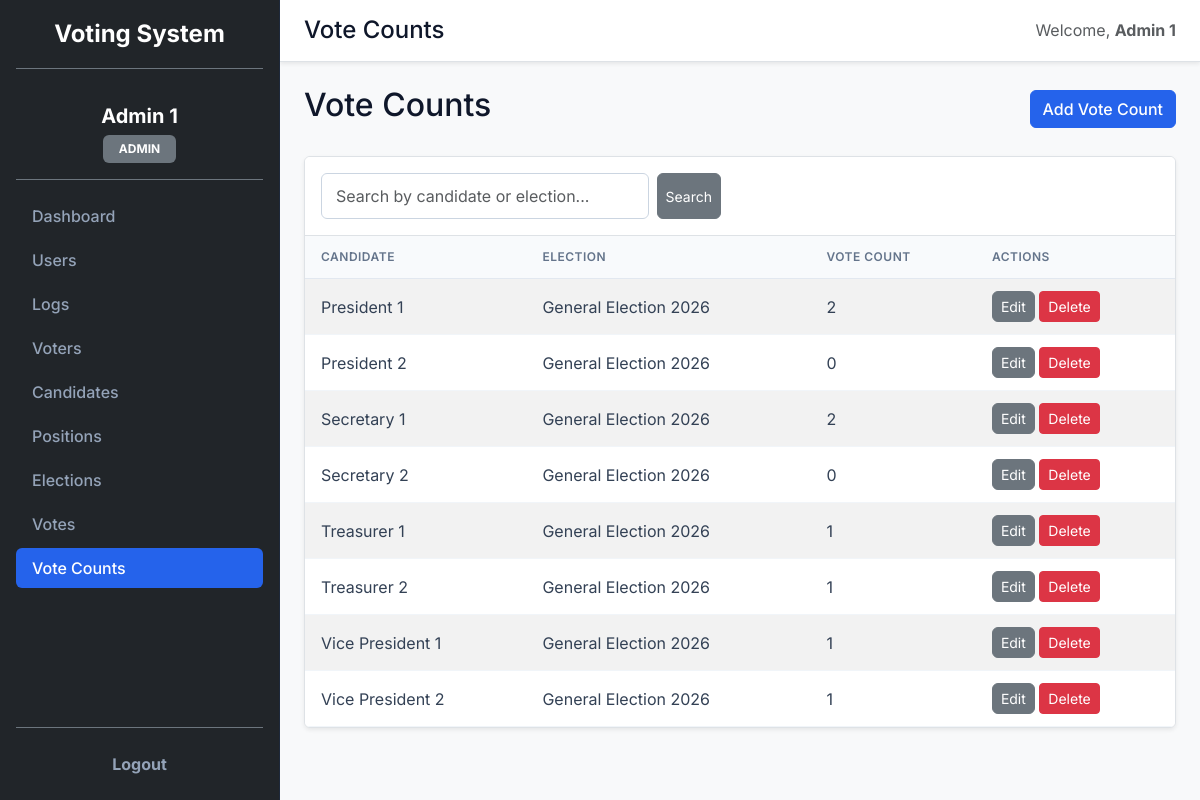
/admin/vote_counts.php (signed in), run on the app's committed database.
### tables this page shows
CREATE TABLE tbl_vote_counts (
    vote_count_id INT AUTO_INCREMENT PRIMARY KEY,
    candidate_id INT NOT NULL,
    election_id INT NOT NULL,
    vote_count INT DEFAULT 0,
    FOREIGN KEY (candidate_id) REFERENCES tbl_candidates(candidate_id),
    FOREIGN KEY (election_id) REFERENCES tbl_elections(election_id)
);

CREATE TABLE tbl_candidates (
    candidate_id INT AUTO_INCREMENT PRIMARY KEY,
    candidate_name VARCHAR(100) NOT NULL,
    party_affiliation VARCHAR(100) NOT NULL,
    election_position VARCHAR(100) NOT NULL
);

CREATE TABLE tbl_elections (
    election_id INT AUTO_INCREMENT PRIMARY KEY,
    election_name VARCHAR(100) NOT NULL,
    election_date DATE NOT NULL
);

### admin/vote_counts.php (the view, shortened to what this page needs)
<?php
require_once '../includes/auth.php';
$page_title = 'Vote Counts';
$search = '';
$search_param = "%$search%";
$stmt = mysqli_prepare($conn, "SELECT vc.vote_count_id, c.candidate_name, e.election_name, vc.vote_count, vc.candidate_id, vc.election_id FROM tbl_vote_counts vc JOIN tbl_candidates c ON vc.candidate_id = c.candidate_id JOIN tbl_elections e ON vc.election_id = e.election_id WHERE c.candidate_name LIKE ? OR e.election_name LIKE ? ORDER BY c.candidate_name ASC");
mysqli_stmt_bind_param($stmt, 'ss', $search_param, $search_param);
mysqli_stmt_execute($stmt);
$result = mysqli_stmt_get_result($stmt);
$vote_counts = mysqli_fetch_all($result, MYSQLI_ASSOC);
?>
<!DOCTYPE html>
<html lang="en">
<head>
    <link href="https://cdn.jsdelivr.net/npm/bootstrap@5.3.3/dist/css/bootstrap.min.css" rel="stylesheet">
</head>
<body>
    <div class="d-flex vw-100 vh-100 overflow-hidden">
        <?php $current_page = basename($_SERVER['PHP_SELF']); ?>
        <aside class="d-flex flex-column flex-shrink-0 p-3 text-bg-dark" style="width: 280px; overflow-y: auto;">
            <div class="d-flex align-items-center mb-3 text-white text-decoration-none border-bottom border-secondary pb-3 w-100"><span class="fs-4 fw-bold w-100 text-center">Voting System</span></div>
            <div class="py-3 border-bottom border-secondary w-100 text-center">
                <span class="d-block fw-bold fs-5 mb-1"><?php echo $_SESSION['full_name']; ?></span>
                <span class="badge bg-secondary px-3 py-2"><?php echo strtoupper($_SESSION['role']); ?></span>
            </div>
            <ul class="nav nav-pills flex-column mb-auto mt-3 w-100 gap-1">
                <li class="nav-item"><a href="dashboard.php" class="nav-link text-white <?php echo ($current_page === 'dashboard.php') ? 'active' : ''; ?> px-3 py-2">Dashboard</a></li>
                <li class="nav-item"><a href="users.php" class="nav-link text-white <?php echo ($current_page === 'users.php') ? 'active' : ''; ?> px-3 py-2">Users</a></li>
                <li class="nav-item"><a href="logs.php" class="nav-link text-white <?php echo ($current_page === 'logs.php') ? 'active' : ''; ?> px-3 py-2">Logs</a></li>
                <li class="nav-item"><a href="voters.php" class="nav-link text-white <?php echo ($current_page === 'voters.php') ? 'active' : ''; ?> px-3 py-2">Voters</a></li>
                <li class="nav-item"><a href="candidates.php" class="nav-link text-white <?php echo ($current_page === 'candidates.php') ? 'active' : ''; ?> px-3 py-2">Candidates</a></li>
                <li class="nav-item"><a href="positions.php" class="nav-link text-white <?php echo ($current_page === 'positions.php') ? 'active' : ''; ?> px-3 py-2">Positions</a></li>
                <li class="nav-item"><a href="elections.php" class="nav-link text-white <?php echo ($current_page === 'elections.php') ? 'active' : ''; ?> px-3 py-2">Elections</a></li>
                <li class="nav-item"><a href="votes.php" class="nav-link text-white <?php echo ($current_page === 'votes.php') ? 'active' : ''; ?> px-3 py-2">Votes</a></li>
                <li class="nav-item"><a href="vote_counts.php" class="nav-link text-white <?php echo ($current_page === 'vote_counts.php') ? 'active' : ''; ?> px-3 py-2">Vote Counts</a></li>
            </ul>
            <div class="mt-auto w-100 border-top border-secondary pt-3">
                <a href="../logout.php" class="nav-link text-danger fw-bold px-3 py-2 text-center w-100">Logout</a>
            </div>
        </aside>
        <div class="d-flex flex-column flex-grow-1 overflow-auto bg-light">
            <header class="d-flex justify-content-between align-items-center px-4 py-3 bg-white border-bottom shadow-sm">
                <h1 class="page-title fs-4 mb-0"><?php echo $page_title; ?></h1>
                <div class="text-muted"><span>Welcome, <strong><?php echo $_SESSION['full_name']; ?></strong></span></div>
            </header>
            <main class="p-4 flex-grow-1">
<div class="d-flex justify-content-between align-items-center mb-4">
    <h2><?php echo $page_title; ?></h2>
    <button type="button" class="btn btn-primary" data-bs-toggle="modal" data-bs-target="#addModal">Add Vote Count</button>
</div>
<div class="table-responsive bg-white rounded shadow-sm border mb-4">
    <div class="d-flex justify-content-between align-items-center p-3 border-bottom bg-white">
        <form method="GET" action="" class="d-flex gap-2 w-100" style="max-width: 400px;">
            <input type="text" name="search" class="form-control" placeholder="Search by candidate or election..." value="<?php echo $search; ?>">
            <button type="submit" class="btn btn-secondary btn-sm">Search</button>
        </form>
    </div>
    <table class="table table-striped table-hover align-middle">
        <thead>
            <tr>
                <th>Candidate</th>
                <th>Election</th>
                <th>Vote Count</th>
                <th>Actions</th>
            </tr>
        </thead>
        <tbody>
            <?php foreach ($vote_counts as $vc) { ?>
            <tr>
                <td><?php echo $vc['candidate_name']; ?></td>
                <td><?php echo $vc['election_name']; ?></td>
                <td><?php echo $vc['vote_count']; ?></td>
                <td>
                    <button class="btn btn-secondary btn-sm" onclick="openEditModal(<?php echo htmlspecialchars(json_encode($vc)); ?>)">Edit</button>
                    <form method="POST" action="" style="display:inline;" onsubmit="return confirm('Delete this vote count?')">
                        <button type="submit" class="btn btn-danger btn-sm">Delete</button>
                    </form>
                </td>
            </tr>
            <?php } ?>
        </tbody>
    </table>
</div>
            </main>
        </div>
    </div>
</body>
</html>

### includes/style.php (style rules this page uses)
body { font-family: 'Inter', system-ui, -apple-system, sans-serif; background-color: #f8fafc; color: #0f172a; }
aside { background-color: #0f172a !important; border-right: 1px solid #1e293b; }
.nav-link { border-radius: 6px; font-weight: 500; padding: 10px 16px; color: #94a3b8 !important; transition: none; }
.nav-link.active { background-color: #2563eb !important; color: #ffffff !important; }
.table-responsive { border: 1px solid #e2e8f0; border-radius: 8px; overflow: hidden; }
.table { margin-bottom: 0; }
.table th { font-weight: 600; text-transform: uppercase; font-size: 0.75rem; letter-spacing: 0.5px; background-color: #f8fafc; color: #64748b; border-bottom: 1px solid #e2e8f0; padding: 12px 16px; }
.table td { padding: 12px 16px; color: #334155; border-bottom: 1px solid #f1f5f9; }
.btn-primary { background-color: #2563eb; border-color: #2563eb; border-radius: 6px; font-weight: 500; }
.btn-secondary { border-radius: 6px; }
.form-control, .form-select { border-radius: 6px; border: 1px solid #cbd5e1; padding: 10px 14px; }

### data on the page
tbl_vote_counts: candidate.candidate_name "President 1", election.election_name "General Election 2026", vote_count "2"
tbl_vote_counts: candidate.candidate_name "President 2", election.election_name "General Election 2026", vote_count "0"
tbl_vote_counts: candidate.candidate_name "Secretary 1", election.election_name "General Election 2026", vote_count "2"
tbl_vote_counts: candidate.candidate_name "Secretary 2", election.election_name "General Election 2026", vote_count "0"
tbl_vote_counts: candidate.candidate_name "Treasurer 1", election.election_name "General Election 2026", vote_count "1"
tbl_vote_counts: candidate.candidate_name "Treasurer 2", election.election_name "General Election 2026", vote_count "1"
tbl_vote_counts: candidate.candidate_name "Vice President 1", election.election_name "General Election 2026", vote_count "1"
tbl_vote_counts: candidate.candidate_name "Vice President 2", election.election_name "General Election 2026", vote_count "1"

### other printed values
$_SESSION['full_name'] "Admin 1"
$_SESSION['role'] "ADMIN"
$page_title "Vote Counts"
